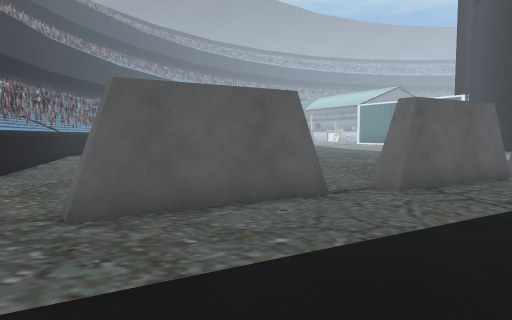
view 1 (above)

22 first-person views from a walk through a scene from a Unity 3-D project. The camera is 1.2 m above the floor, tilts 4° down and sees 70° across. The floor is counted in squares, 1 m on a side. Each view is taken from the middle of a square. On the plan, view 1 faces up. The plan holds only what a view shows up to about 15 squares ahead; the rest is blank. The place goes on beyond the plan. Some surface patterns are stand-ins.

view 2
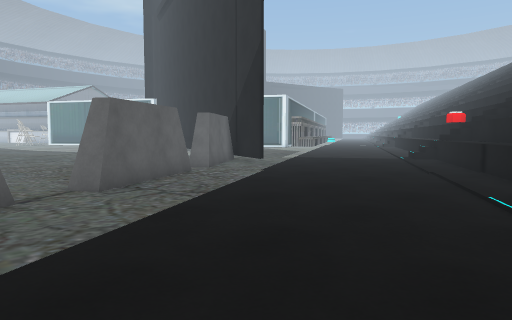

view 3
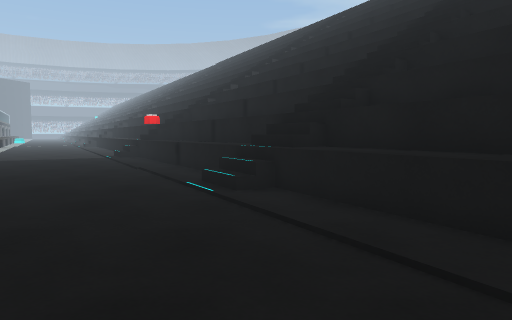

view 4
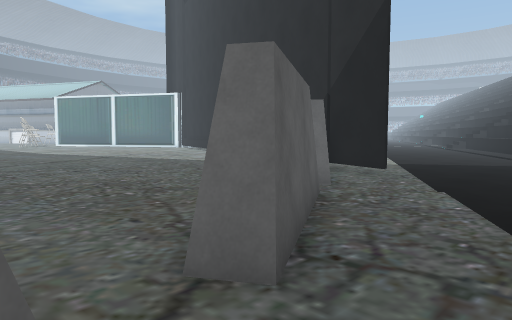

view 5
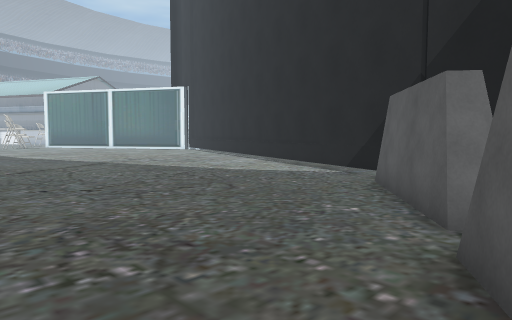

view 6
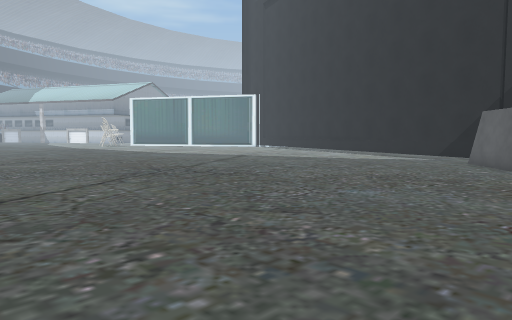

view 7
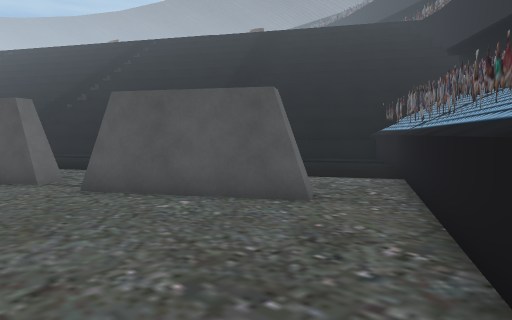

view 8
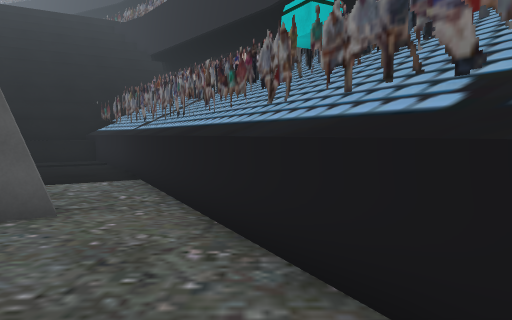

view 9
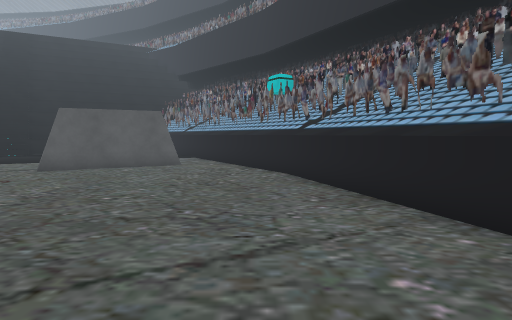

view 10
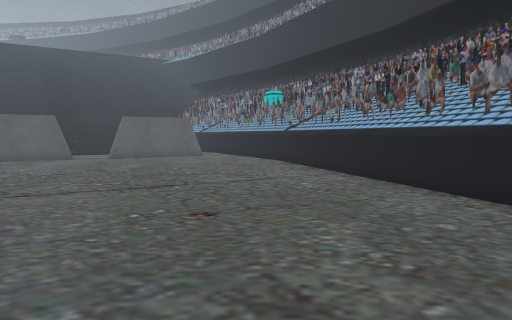

view 11
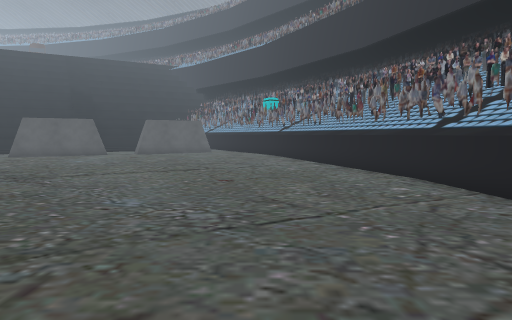

view 12
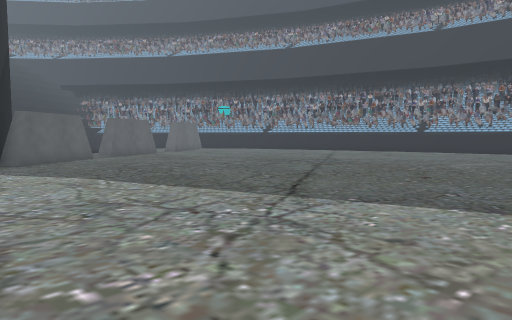

view 13
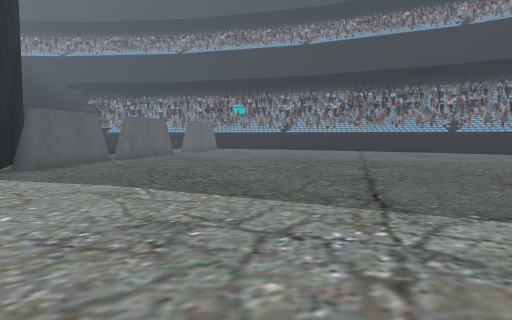

view 14
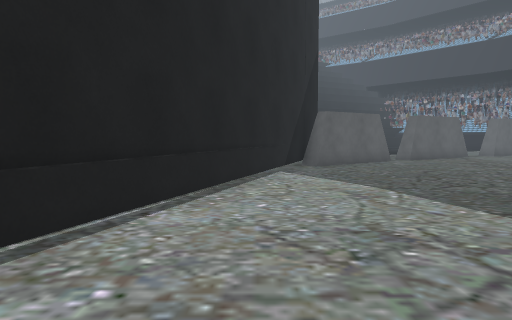

view 15
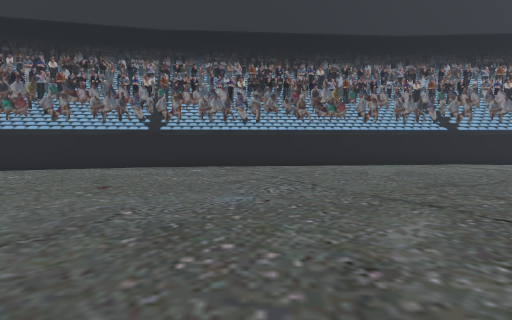

view 16
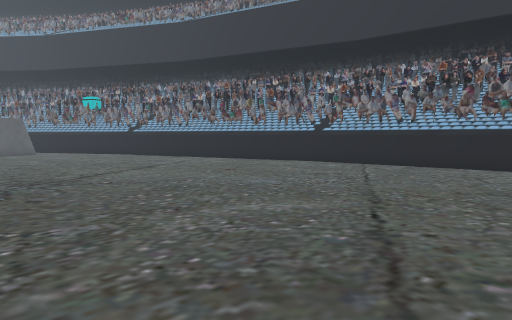

view 17
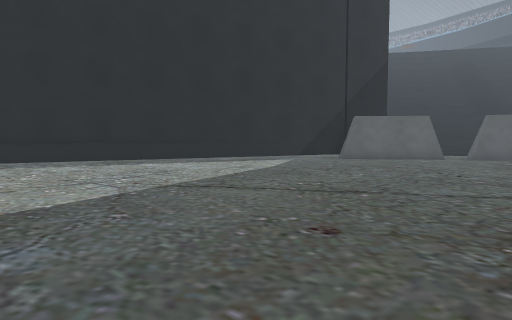

view 18
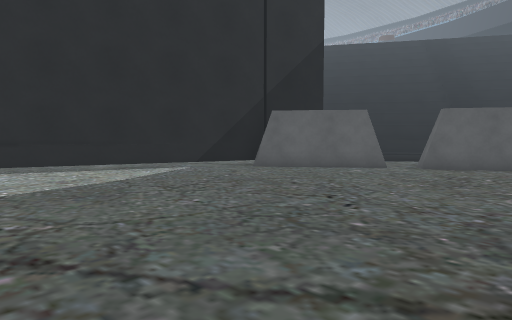

view 19
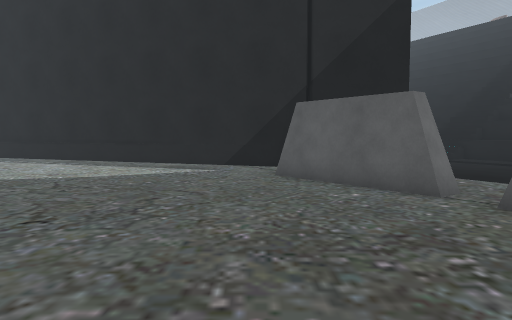

view 20
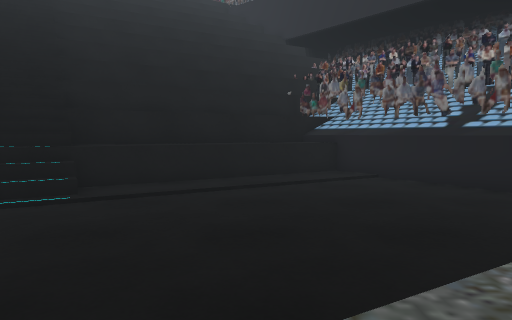

view 21
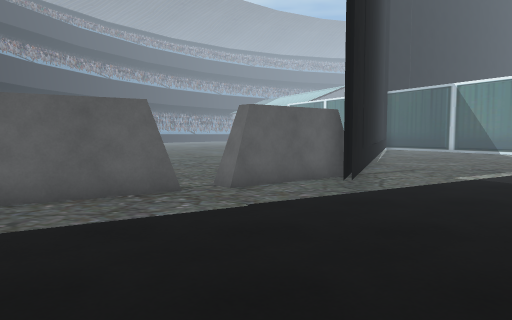

view 22
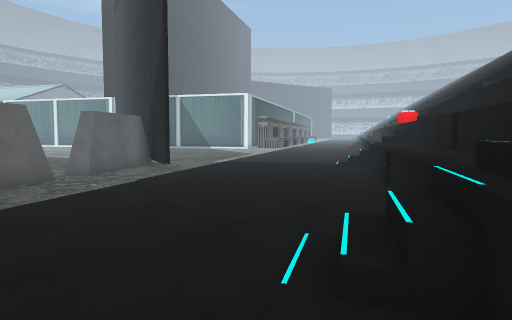

### Floor plan
Key: @ floor where view 1 was taken; # wall or solid block; . main floor; : floor 1.75 m higher than the main floor; + floor 5.25 m higher than the main floor; / step, stairs or slope; = window, fence, low wall or low ledge; v drop or lower ground; B barrier; T thing the floor can be seen under or through; O other object.
Columns run from 12 left of view 1 to 16 right of it. Each row starts with its distance up from view 1.
 30  v......      ..           .
 29  .............  ..........
 28 #...........................
 27 # ...........................
 26   ...........................
 25  #..........................#
 24  #..........................#
 23  #..........................#
 22  #.........................TT
 21  #.........................T.
 20  #.........................T.
 19  #........................TT.
 18  # .......................T..
 17   #......................TT..
 16   #......................T...
 15   #O.....................T...
 14   ##...................BBT...
 13    #..................BBT....
 12    #O...............BBBTT....
 11    ##..............O.B.TT....
 10     #............OOO.........
  9     #O.........OOO...........
  8     ##.......O.O.............
  7      #O....OOO...............
  6      ##..OOO.................
  5       # ..O.................=
  4        #..................===
  3        # ...............=====
  2        ##v.............======
  1         #O.........//=======
  0         ##..@......//=v====
 -1          #O......==///:====
 -2          ##.....====//=====
 -3           ## .=======//=#==
 -4            ##=#======//==#=
 -5             ##=#======//==#
 -6               #=#======//==
 -7                #=#====+///
 -8                 #=#=====/

Where each view was taken, in squares from view 1:
view 1: 0 up, 0 right, facing up
view 2: 0 up, 0 right, facing up-right
view 3: 0 up, 1 left, facing right
view 4: 6 up, 1 right, facing up-right
view 5: 10 up, 3 right, facing up-right
view 6: 10 up, 5 left, facing up-right
view 7: 11 up, 7 left, facing down-right
view 8: 11 up, 6 left, facing down
view 9: 20 up, 6 left, facing down
view 10: 26 up, 6 left, facing down
view 11: 30 up, 6 left, facing down
view 12: 30 up, 15 right, facing down-left
view 13: 28 up, 15 right, facing down-left
view 14: 28 up, 14 right, facing down
view 15: 24 up, 3 right, facing left
view 16: 30 up, 3 right, facing down-left
view 17: 30 up, 2 right, facing down-right
view 18: 24 up, 2 right, facing down-right
view 19: 15 up, 1 right, facing right
view 20: 7 up, 3 right, facing down
view 21: 2 up, 9 right, facing up
view 22: 1 down, 4 right, facing up-right
